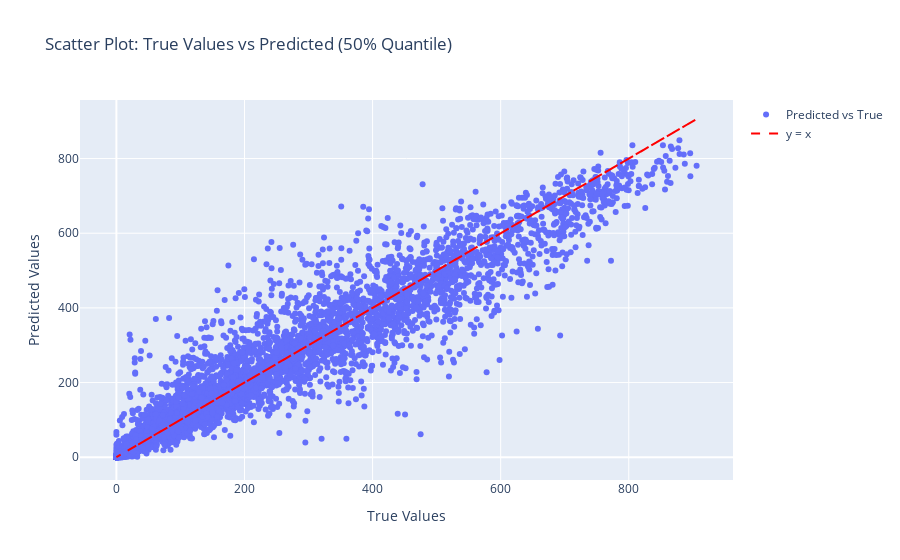

The code cell stored with this chart in its notebook:
### Code cell
mae = np.mean(np.abs(y_true - y_pred))
print(f"Mean Absolute Error (MAE): {mae:.4f}")

# Create scatter plot (y_true vs y_pred)
fig = go.Figure()

# Add scatter plot for true vs predicted values
fig.add_trace(go.Scatter(x=y_true, 
                         y=y_pred, 
                         mode='markers', 
                         name='Predicted vs True'))

# Add a line y = x for reference (perfect prediction line)
fig.add_trace(go.Scatter(x=y_true, 
                         y=y_true, 
                         mode='lines', 
                         name='y = x', 
                         line=dict(color='red', dash='dash')))

# Update layout
fig.update_layout(title='Scatter Plot: True Values vs Predicted (50% Quantile)',
                  xaxis_title='True Values',
                  yaxis_title='Predicted Values',
                  template='plotly')

# Show the plot
fig.show()

### Figure 1 — Plotly figure (JSON) as saved in the notebook; plotly's stock layout.template omitted (floating-point values rounded to 4 significant figures; data arrays with more than 128 entries replaced by an {"elided": "..."} marker saying what was removed)
{"data": [{"mode": "markers", "name": "Predicted vs True", "type": "scatter", "x": {"elided": "10007 float values"}, "y": {"elided": "10007 float values"}}, {"line": {"color": "red", "dash": "dash"}, "mode": "lines", "name": "y = x", "type": "scatter", "x": {"elided": "10007 float values"}, "y": {"elided": "10007 float values"}}], "layout": {"title": {"text": "Scatter Plot: True Values vs Predicted (50% Quantile)"}, "xaxis": {"title": {"text": "True Values"}}, "yaxis": {"title": {"text": "Predicted Values"}}}}
